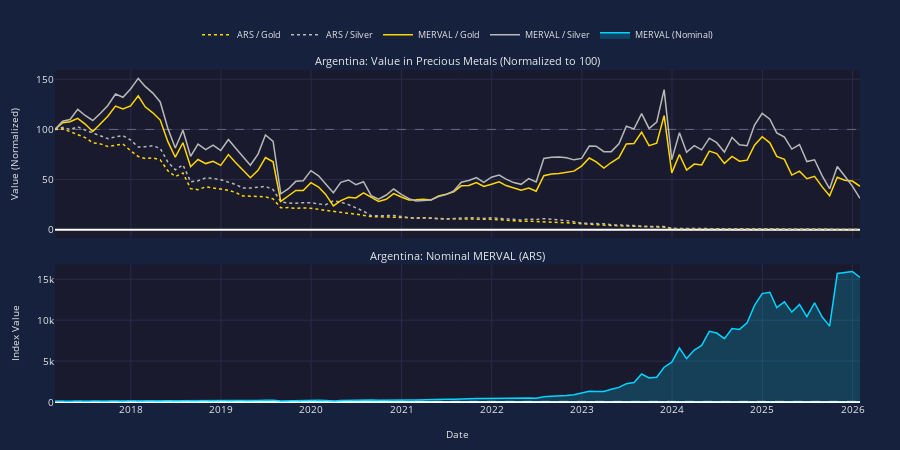

The cell this chart's notebook holds for it:
### Markdown cell above
## Argentina: Argentine peso crisis (2018-present)

**Economic Difficulties:** Argentina has experienced recurring currency crises and high inflation throughout its history. The 2018-present crisis saw annual inflation exceed 200% by 2023, with the peso losing over 99% of its value against the US dollar.

**Causes:** Persistent fiscal deficits financed by money printing, loss of central bank independence, capital controls, and accumulated foreign debt. The country defaulted on its debt in 2020.

**Government Interventions:**
- *Currency controls (Cepo)*: Strict limits on dollar purchases - temporarily stabilized but created black market exchange rates (unsuccessful long-term)
- *Interest rate hikes*: Central bank raised rates to over 100% - helped slow inflation temporarily
- *IMF bailout (2018)*: $57 billion loan, largest in IMF history - provided temporary relief but conditions were politically unpopular
- *Milei reforms (2023)*: President Milei implemented shock therapy including 50%+ devaluation, spending cuts, and plans for dollarization - early results show declining inflation

### Code cell
show_country_analysis(norm_data['Argentina'])
